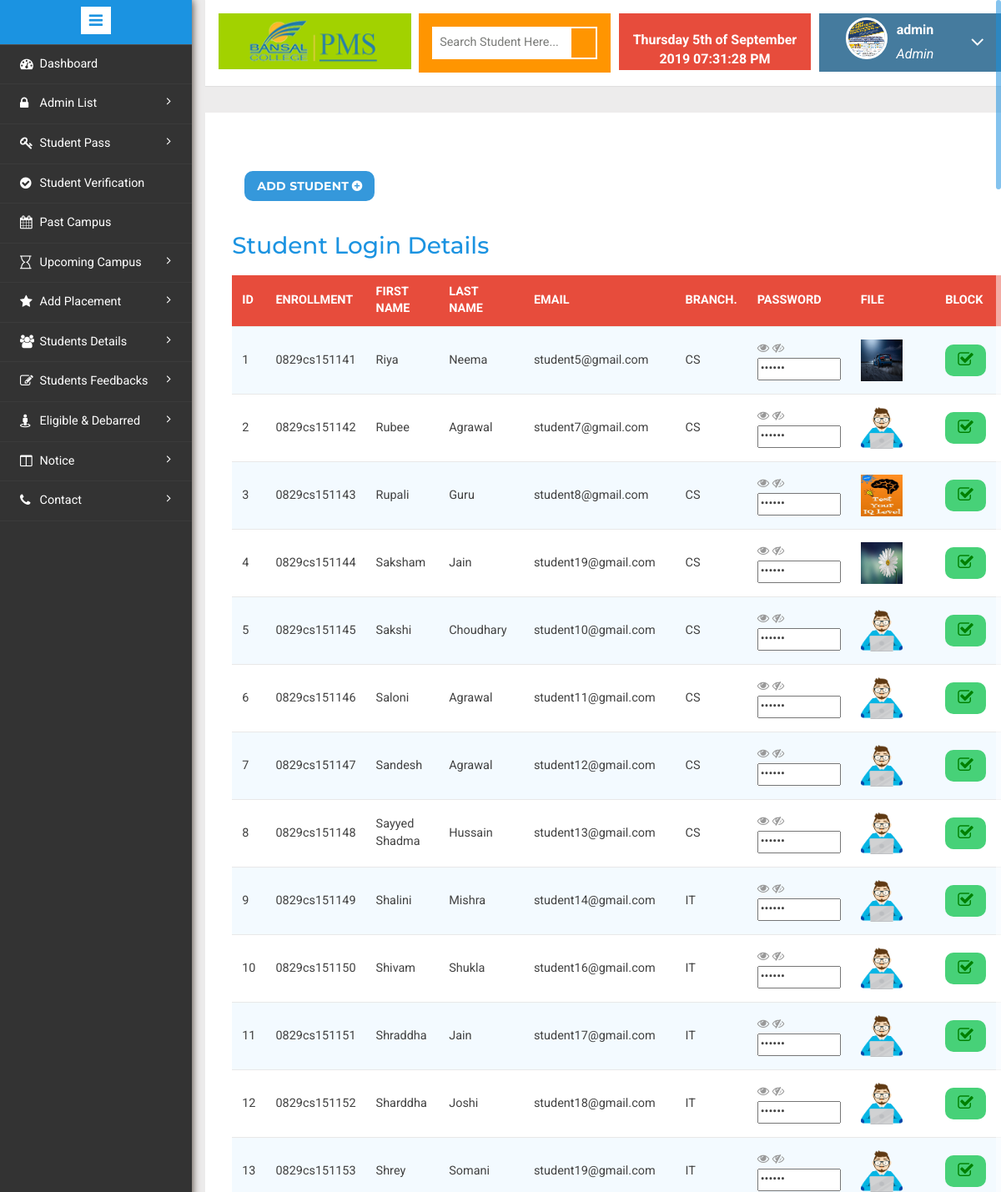
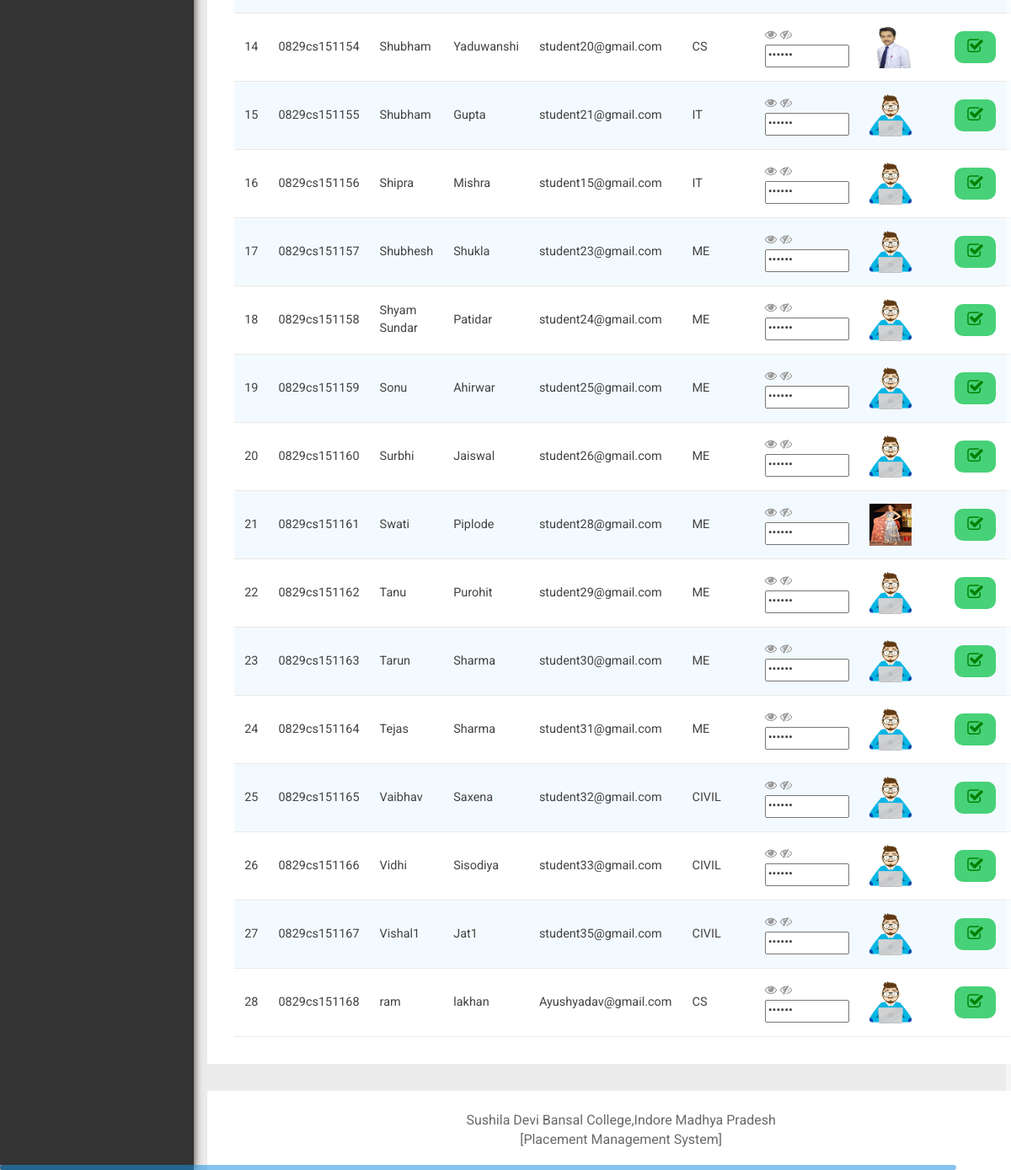
Screenshot of /studentpass.php (signed in) with the database file from the repository (2 pictures, top to bottom).
### tables this page shows
CREATE TABLE `usertbl` (
  `uid` int(11) NOT NULL AUTO_INCREMENT,
  `fname` varchar(50) NOT NULL,
  `lname` varchar(50) NOT NULL,
  `gender` varchar(20) NOT NULL,
  `blood` varchar(20) NOT NULL,
  `email` varchar(50) NOT NULL,
  `phone` varchar(20) NOT NULL,
  `mobile` varchar(20) NOT NULL,
  `password` varchar(50) NOT NULL,
  `cpassword` varchar(50) NOT NULL,
  `dob` date NOT NULL,
  `address` varchar(50) NOT NULL,
  `deptname` varchar(50) NOT NULL,
  `catname` varchar(50) NOT NULL,
  `file` varchar(50) NOT NULL,
  `status` tinyint(1) NOT NULL,
  PRIMARY KEY (`uid`)
);

CREATE TABLE `studenttbl` (
  `stid` int(20) NOT NULL AUTO_INCREMENT,
  `s_roll` varchar(255) NOT NULL,
  `fname` varchar(255) DEFAULT NULL,
  `lname` varchar(255) DEFAULT NULL,
  `gender` varchar(11) DEFAULT NULL,
  `10th` int(11) DEFAULT NULL,
  `12th` int(11) DEFAULT NULL,
  `backlog` int(11) DEFAULT NULL,
  `ug` int(11) DEFAULT NULL,
  `pyear` int(11) DEFAULT NULL,
  `branch` varchar(255) DEFAULT NULL,
  `course` varchar(255) DEFAULT NULL,
  `password` varchar(50) DEFAULT 'TPM@2019',
  `college` varchar(255) DEFAULT NULL,
  `email` varchar(255) DEFAULT NULL,
  `mobile_1` varchar(20) DEFAULT NULL,
  `address1` varchar(255) DEFAULT NULL,
  `dob` varchar(255) DEFAULT '',
  `file` varchar(55) DEFAULT '67766.png',
  `status` int(20) DEFAULT '0',
  `debarred` int(20) DEFAULT '1',
  `verified` int(20) DEFAULT '0',
  `block` int(20) DEFAULT '0',
  `rdate` date DEFAULT NULL,
  PRIMARY KEY (`stid`,`s_roll`)
);

### checkuser.php (called while the page is built, shortened)
<?php
$user_check= $_SESSION["userid"];
$ses_sql=mysql_query("select * from usertbl where uid = '$user_check'");
$row = mysql_fetch_assoc($ses_sql);
$my_fname =$row['fname'];
$my_file=$row['file'];
?>

### studentpass.php (the view, shortened to what this page needs)
<!DOCTYPE HTML>
<html>
<head>
</head>
<body>
<div class="page-container">
<div class="left-content">
<div class="mother-grid-inner">
<?php
if($_SESSION["userid"]==true)
{
include("header.php");
 $sql="select * from studenttbl where verified=1";
$result = mysql_query($sql);
?>
<div class="agile-grids">
<div class="agile-tables">
<ol class="breadcrumb">
	             <li class="breadcrumb-item text-white" ><h4 ><a href = "addpass.php" " class=" btn btn-primary hvr-icon-float-away col-9">Add Student </a></h4></li>
            </ol>
<div class="w3l-table-info">
<h2>Student Login Details</h2>
<table width="100%" id="table">
<thead>
<tr>
               <th align="left">Id</th>
               <th align="left">Enrollment</th>
			   <th align="left">First Name</th>
			   <th align="left">Last Name</th>
         <th align="left">Email</th>
               <th align="left">Branch.</th>
			   <th align="left">Password</th>
			   <th align="left">File</th>
               <th align="left">&nbsp;</th>
                <th align="left">Block</th>
                <th align="left">delete</th>
</tr>
</thead>
<tbody>
<?php
$count=1;
while($rows=mysql_fetch_array($result))
{
	extract($rows);
	?>
    <tr>
    <td height="81"><?php echo $count;?></td>
     <td><?php echo $rows['s_roll'];?></td>
    <td><?php echo $rows['fname'];?></td>
	<td><?php echo $rows['lname'];?> </td>
    <td><?php echo $rows['email'];?></td>
	<td><?php echo $rows['branch'];?></td>
  <td>
<i class="fa fa-eye fa-1x" aria-hidden="true" onclick="document.getElementById(<?php echo $count;?>).type='text'"></i>
<i class="fa fa-eye-slash fa-x" onclick="document.getElementById(<?php echo $count;?>).type='password'"></i>
<input type="Password"  id="<?php echo $count;?>" value="<?php echo $rows['password'];?>" style="width:100px" readonly>
</td>
	<td><?php echo($rows['file']!=NULL)?'<img src="uploaded/'.$rows['file'].'" width="50" height="50">' :'' ;?></td>
	<td align="left">&nbsp;</td>
<?php
if(($block)=='0')
{
?>
<form method='post' action='studentblock.php'>
     <td>  <input  type='hidden' value="<?php echo $rows['s_roll']; ?>" name='id'>
        <button class="btn bg-success text-white " name='block' type='submit' value='block'  ><i class="fa fa-check-square-o" style="font-size:20px;color: green;"></i></button>
<?php
}
?>
       <form method='post' action='#'>
  <td>     <input  type='hidden' value="<?php echo $rows['s_roll']; ?>" name='id'>
      </td>  </form>
    </tr>
<?php
$count++;
 }?>
</tbody>
</table>
</div>
</div>
</div>
<?php include("footer.php"); ?>
	<?php include("sidebar.php"); ?>
	<?php }
else
	header('location:login.php');
?>
</body>
</html>

### header.php (shortened to what this page needs)
<!DOCTYPE HTML>
<html>
<head>
<link href="css/bootstrap.min.css" rel='stylesheet' type='text/css' />
<link href="css/style.css" rel='stylesheet' type='text/css' />
<link rel="stylesheet" href="css/morris.css" type="text/css"/>
<link href="css/font-awesome.css" rel="stylesheet">
<link rel="stylesheet" href="https://use.fontawesome.com/releases/v5.0.8/css/all.css">
<link rel="stylesheet" href="css/jquery-ui.css">
<link rel="stylesheet" href="css/icon-font.min.css" type='text/css' />
<link rel="stylesheet" href="css/table-style.css" type='text/css' />
</head>
<body>
<?php include("checkuser.php"); ?>
				<div class="header-main">
					<div class="logo-w3-agile">
								<img src="uploaded/logo.png" alt="Smiley face" height="61" width="163">
							</div>
					<div class="w3layouts-left">
								<div class="w3-search-box">
									<form action="search.php" method="GET">
										<input type="text" placeholder="Search Student Here..." name="name" required>
										<input type="submit" value="">
									</form>
								</div>
						 </div>
						 <div class="w3layouts-right">
							<div class="profile_details_left">
								<b><font color="white"><?php  date_default_timezone_set( "Asia/Kolkata");
								echo date("l jS \of F Y h:i:s A"); ?></font></b><br>
							</div>
						</div>
						<div class="profile_details w3l">
								<ul>
									<li class="dropdown profile_details_drop">
										<a href="#" class="dropdown-toggle" data-toggle="dropdown" aria-expanded="false">
											<div class="profile_img">
												<span class="prfil-img"><?php echo($my_file!=NULL)?'<img src="uploaded/'.$my_file.'" >' :'' ;?> </span>
												<div class="user-name">
													<p><?php echo $my_fname;?></p>
													<span>Admin</span>
												</div>
												<i class="fa fa-angle-down"></i>
												<div class="clearfix"></div>
											</div>
										</a>
									</li>
								</ul>
							</div>
				</div>
			</body>
</body>
</html>

### css/table-style.css (style rules this page uses)
table { background: white; border-collapse: collapse; margin: 1.25em 0 0; width: 100%; }
table tr, table th, table td { border: none; border-bottom: 1px solid #e8e8e8; font-size: .95em; }
table th, table td { padding: 10px 12px; text-align: left; }
table th { background: #e74c3c; color: #fff; text-transform: uppercase; }
table tr td { background: #f3faff; color: #424242; }
table tr:nth-of-type(2n+2) td { background: #ffffff; }
table { width: 100%; }

### rows the page displays
usertbl: file (picture), fname "admin"
studenttbl: s_roll "0829cs151141", fname "Riya", lname "Neema", email "student5@gmail.com", branch "CS", file (picture)
studenttbl: s_roll "0829cs151142", fname "Rubee", lname "Agrawal", email "student7@gmail.com", branch "CS", file (picture)
studenttbl: s_roll "0829cs151143", fname "Rupali", lname "Guru", email "student8@gmail.com", branch "CS", file (picture)
studenttbl: s_roll "0829cs151144", fname "Saksham", lname "Jain", email "student19@gmail.com", branch "CS", file (picture)
studenttbl: s_roll "0829cs151145", fname "Sakshi", lname "Choudhary", email "student10@gmail.com", branch "CS", file (picture)
studenttbl: s_roll "0829cs151146", fname "Saloni", lname "Agrawal", email "student11@gmail.com", branch "CS", file (picture)
studenttbl: s_roll "0829cs151147", fname "Sandesh", lname "Agrawal", email "student12@gmail.com", branch "CS", file (picture)
studenttbl: s_roll "0829cs151148", fname "Sayyed Shadma", lname "Hussain", email "student13@gmail.com", branch "CS", file (picture)
studenttbl: s_roll "0829cs151149", fname "Shalini", lname "Mishra", email "student14@gmail.com", branch "IT", file (picture)
studenttbl: s_roll "0829cs151150", fname "Shivam", lname "Shukla", email "student16@gmail.com", branch "IT", file (picture)
studenttbl: s_roll "0829cs151151", fname "Shraddha", lname "Jain", email "student17@gmail.com", branch "IT", file (picture)
studenttbl: s_roll "0829cs151152", fname "Sharddha", lname "Joshi", email "student18@gmail.com", branch "IT", file (picture)
studenttbl: s_roll "0829cs151153", fname "Shrey", lname "Somani", email "student19@gmail.com", branch "IT", file (picture)
studenttbl: s_roll "0829cs151154", fname "Shubham", lname "Yaduwanshi", email "student20@gmail.com", branch "CS", file (picture)
studenttbl: s_roll "0829cs151155", fname "Shubham", lname "Gupta", email "student21@gmail.com", branch "IT", file (picture)
studenttbl: s_roll "0829cs151156", fname "Shipra", lname "Mishra", email "student15@gmail.com", branch "IT", file (picture)
studenttbl: s_roll "0829cs151157", fname "Shubhesh", lname "Shukla", email "student23@gmail.com", branch "ME", file (picture)
studenttbl: s_roll "0829cs151158", fname "Shyam Sundar", lname "Patidar", email "student24@gmail.com", branch "ME", file (picture)
studenttbl: s_roll "0829cs151159", fname "Sonu", lname "Ahirwar", email "student25@gmail.com", branch "ME", file (picture)
studenttbl: s_roll "0829cs151160", fname "Surbhi", lname "Jaiswal", email "student26@gmail.com", branch "ME", file (picture)
studenttbl: s_roll "0829cs151161", fname "Swati", lname "Piplode", email "student28@gmail.com", branch "ME", file (picture)
studenttbl: s_roll "0829cs151162", fname "Tanu", lname "Purohit", email "student29@gmail.com", branch "ME", file (picture)
studenttbl: s_roll "0829cs151163", fname "Tarun", lname "Sharma", email "student30@gmail.com", branch "ME", file (picture)
studenttbl: s_roll "0829cs151164", fname "Tejas", lname "Sharma", email "student31@gmail.com", branch "ME", file (picture)
studenttbl: s_roll "0829cs151165", fname "Vaibhav", lname "Saxena", email "student32@gmail.com", branch "CIVIL", file (picture)
studenttbl: s_roll "0829cs151166", fname "Vidhi", lname "Sisodiya", email "student33@gmail.com", branch "CIVIL", file (picture)
studenttbl: s_roll "0829cs151167", fname "Vishal1", lname "Jat1", email "student35@gmail.com", branch "CIVIL", file (picture)
studenttbl: s_roll "0829cs151168", fname "ram", lname "lakhan", email "Ayushyadav@gmail.com", branch "CS", file (picture)
